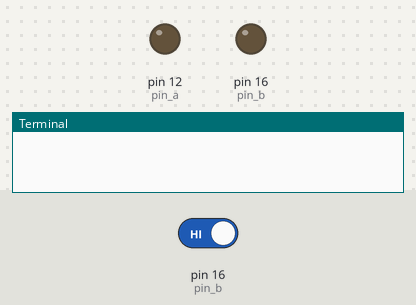
The program below on a simulated Raspberry Pi (header pin numbers). Shown: output pins drawn as LEDs (lit = HIGH), the last lines printed to the terminal. Inputs (shaded band) come from the test bench; at power-on: pin 16 (pin_b) HIGH. The clock reads 2024-03-15 10:24:30 at power-on unless the program sets it.

Above: at 0.1 s.
At 1.2 s:
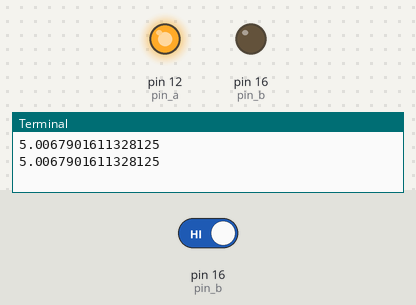
1.3 s: pin 16 (pin_b) driven LOW
3.0 s: pin 16 (pin_b) driven HIGH
Timing chart, 0 to 6.0 s (numbered marks = the images above; inputs shaded):
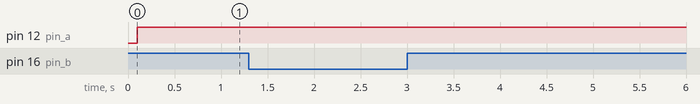

The program:

sensor_analog.py
```python
import RPi.GPIO as GPIO
import time

GPIO.setmode(GPIO.BOARD)

# El pin a carrega el condensador a través d'una resistència fixa d'1k
# i el potenciómetre en sèrie.
# El pin b descarrega el condensador a través de la resistència d'1k

pin_a = 12
pin_b = 16

# Funció per la descàrrega del condensador, deixant-lo buit per a començar la càrrega
def descarrega():
    GPIO.setup(pin_a, GPIO.IN)
    GPIO.setup(pin_b, GPIO.OUT)
    GPIO.output(pin_b, False)
    time.sleep(0.1)

# Funció que retorna el temps de càrrega del condensador en microsegons fins arribar
# al nivell HIGH, el qual és major o igual a 1.65V.
def temps_carrega():
    GPIO.setup(pin_b, GPIO.IN)
    GPIO.setup(pin_a, GPIO.OUT)
    GPIO.output(pin_a, True)
    t1 = time.time()
    while not GPIO.input(pin_b):
        pass
    t2 = time.time()
    return (t2 - t1) * 1000000

# Funció que pren el temps de càrrega del condensador com a lectura analògica
# després de primer descarregar el condensador
def lectura_analog():
    descarrega()
    t = temps_carrega()
    descarrega()
    return t

try:
    while True:
        print(lectura_analog())
        time.sleep(0.5)
finally:
    GPIO.cleanup()
```
